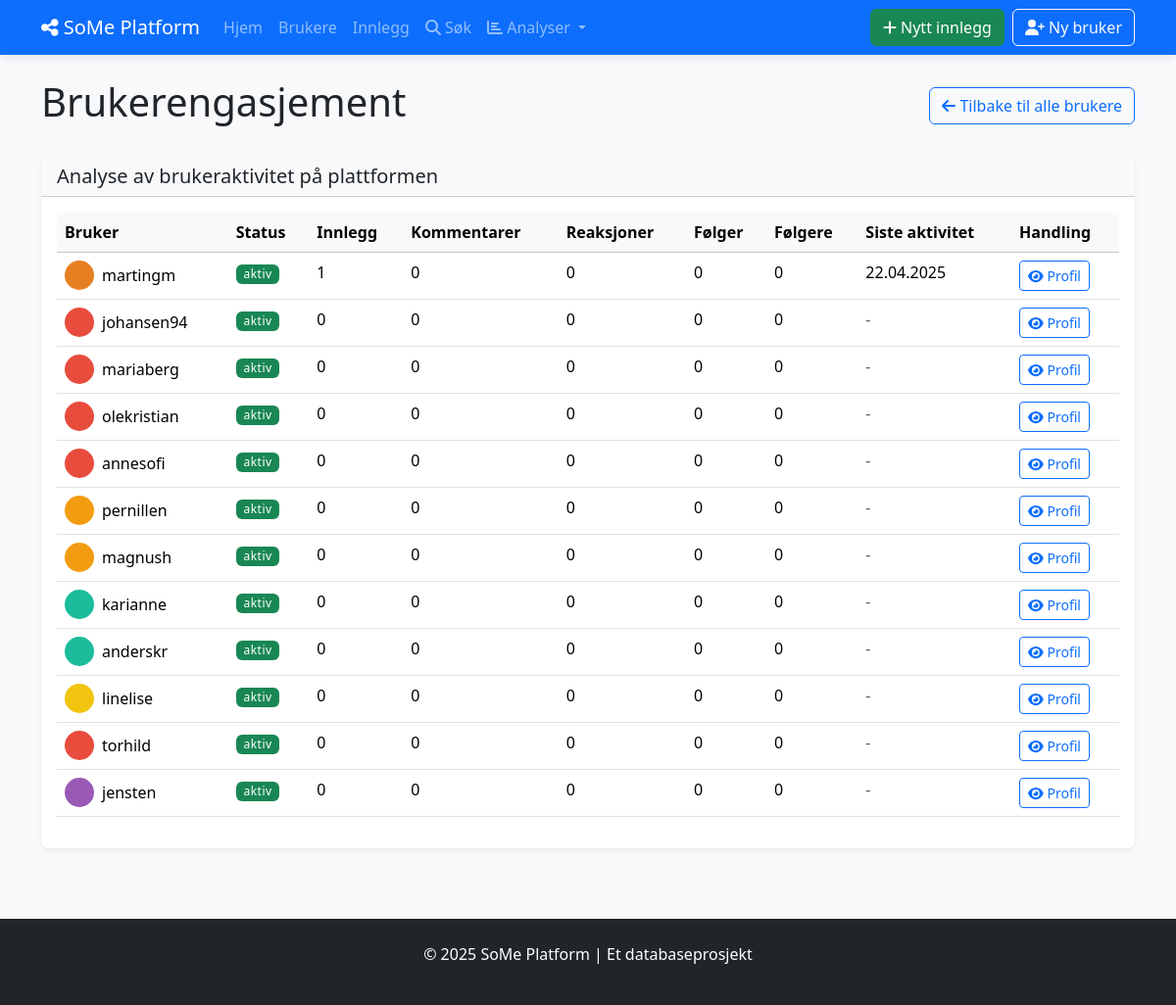
Screenshot of /user_engagement with the database file from the repository.
### tables this page shows
CREATE TABLE BRUKERE (
            bruker_id INTEGER PRIMARY KEY AUTOINCREMENT,
            brukernavn TEXT NOT NULL UNIQUE,
            epost TEXT NOT NULL UNIQUE,
            passord_hash TEXT NOT NULL,
            profilbilde TEXT,
            bio TEXT,
            registrerings_dato DATE NOT NULL DEFAULT CURRENT_DATE,
            fødselsdato DATE,
            status TEXT DEFAULT 'aktiv'
        );

### social_media_app/app.py (the view)
@app.route('/user_engagement')
def user_engagement():
    with Database() as db:
        users = db.fetchall("""
            SELECT
                b.bruker_id,
                b.brukernavn,
                b.profilbilde,
                b.status,
                COUNT(DISTINCT i.innlegg_id) AS antall_innlegg,
                COUNT(DISTINCT k.kommentar_id) AS antall_kommentarer,
                COUNT(DISTINCT r.reaksjon_id) AS antall_reaksjoner,
                COUNT(DISTINCT f.følge_id) AS antall_følger,
                (SELECT COUNT(*) FROM FØLGER WHERE følger_bruker_id = b.bruker_id) AS antall_følgere,
                MAX(i.opprettet_dato) AS siste_aktivitet
            FROM BRUKERE b
            LEFT JOIN INNLEGG i ON b.bruker_id = i.bruker_id
            LEFT JOIN KOMMENTARER k ON b.bruker_id = k.bruker_id
            LEFT JOIN REAKSJONER r ON b.bruker_id = r.bruker_id
            LEFT JOIN FØLGER f ON b.bruker_id = f.følger_id
            GROUP BY b.bruker_id
            ORDER BY (antall_innlegg + antall_kommentarer + antall_reaksjoner) DESC
        """)
        users = [format_date_fields(user, ['siste_aktivitet']) for user in users]
    return render_template('analytics/user_engagement.html', users=users)

### social_media_app/app.py (called while the page is built)
def format_date_fields(item, date_fields=None):
    if not item:
        return None
    if not isinstance(item, dict):
        item = dict(item)
    if date_fields:
        for field in date_fields:
            if field in item and item[field]:
                try:
                    if 'T' in item[field]:  # ISO format
                        item[field] = datetime.fromisoformat(item[field].replace('Z', '+00:00'))
                    else:  # SQLite default format
                        item[field] = datetime.strptime(item[field], '%Y-%m-%d %H:%M:%S')
                except (ValueError, TypeError):
                    try:
                        item[field] = datetime.strptime(item[field], '%Y-%m-%d')
                    except (ValueError, TypeError):
                        pass  # Keep original if parsing fails
    return item

### social_media_app/db_config.py (called while the page is built)
    def __enter__(self):
        return self

    def __exit__(self, exc_type, exc_val, exc_tb):
        self.cursor.close()
        if self.conn:
            self.conn.close()

    def fetchall(self, sql, params=None):
        self.cursor.execute(sql, params or ())
        return self.cursor.fetchall()

### social_media_app/templates/analytics/user_engagement.html (shortened to what this page needs)
{% extends "base.html" %}
{% block content %}
<div class="d-flex justify-content-between align-items-center mb-4">
    <h1>Brukerengasjement</h1>
    <a href="{{ url_for('list_users') }}" class="btn btn-outline-primary">
        <i class="fas fa-arrow-left"></i> Tilbake til alle brukere
    </a>
</div>
<div class="card shadow-sm mb-4">
    <div class="card-header bg-light">
        <h2 class="h5 mb-0">Analyse av brukeraktivitet på plattformen</h2>
    </div>
    <div class="card-body">
        {% if users %}
            <div class="table-responsive">
                <table class="table table-hover">
                    <thead class="table-light">
                        <tr>
                            <th>Bruker</th>
                            <th>Status</th>
                            <th>Innlegg</th>
                            <th>Kommentarer</th>
                            <th>Reaksjoner</th>
                            <th>Følger</th>
                            <th>Følgere</th>
                            <th>Siste aktivitet</th>
                            <th>Handling</th>
                        </tr>
                    </thead>
                    <tbody>
                        {% for user in users %}
                        <tr>
                            <td>
                                <div class="d-flex align-items-center">
                                    {% if user.profilbilde %}
                                        <img src="{{ url_for('static', filename='uploads/' + user.profilbilde) }}"
                                             alt="{{ user.brukernavn }}" class="rounded-circle me-2" width="30" height="30">
                                    {% else %}
                                        <div class="rounded-circle bg-secondary d-flex align-items-center justify-content-center me-2 rounded-circle-placeholder">
                                            <i class="fas fa-user fa-sm text-white"></i>
                                        </div>
                                    {% endif %}
                                    {{ user.brukernavn }}
                                </div>
                            </td>
                            <td>
                                <span class="badge {{ 'bg-success' if user.status == 'aktiv' else 'bg-secondary' }}">
                                    {{ user.status }}
                                </span>
                            </td>
                            <td>{{ user.antall_innlegg }}</td>
                            <td>{{ user.antall_kommentarer }}</td>
                            <td>{{ user.antall_reaksjoner }}</td>
                            <td>{{ user.antall_følger }}</td>
                            <td>{{ user.antall_følgere }}</td>
                            <td>
                                {% if user.siste_aktivitet %}
                                    {{ user.siste_aktivitet.strftime('%d.%m.%Y') }}
                                {% else %}
                                    <span class="text-muted">-</span>
                                {% endif %}
                            </td>
                            <td>
                                <a href="{{ url_for('view_user', user_id=user.bruker_id) }}" class="btn btn-sm btn-outline-primary">
                                    <i class="fas fa-eye"></i> Profil
                                </a>
                            </td>
                        </tr>
                        {% endfor %}
                    </tbody>
                </table>
            </div>
        {% else %}
            <div class="alert alert-info">
                Ingen brukere funnet.
            </div>
        {% endif %}
    </div>
</div>
{% endblock %}

### social_media_app/static/style.css (style rules this page uses)
body { background-color: #f8f9fa; min-height: 100vh; display: flex; flex-direction: column; }
.card { border-radius: 0.5rem; border: none; transition: transform 0.2s, box-shadow 0.2s; }
.card .rounded-circle { object-fit: cover; }
.badge { font-weight: 500; letter-spacing: 0.5px; }

### rows the page displays
BRUKERE: profilbilde (picture), brukernavn "martingm", status "aktiv", antall_innlegg "1", antall_kommentarer "0", antall_reaksjoner "0", antall_følger "0", antall_følgere "0", siste_aktivitet "22.04.2025"
BRUKERE: profilbilde (picture), brukernavn "johansen94", status "aktiv", antall_innlegg "0", antall_kommentarer "0", antall_reaksjoner "0", antall_følger "0", antall_følgere "0"
BRUKERE: profilbilde (picture), brukernavn "mariaberg", status "aktiv", antall_innlegg "0", antall_kommentarer "0", antall_reaksjoner "0", antall_følger "0", antall_følgere "0"
BRUKERE: profilbilde (picture), brukernavn "olekristian", status "aktiv", antall_innlegg "0", antall_kommentarer "0", antall_reaksjoner "0", antall_følger "0", antall_følgere "0"
BRUKERE: profilbilde (picture), brukernavn "annesofi", status "aktiv", antall_innlegg "0", antall_kommentarer "0", antall_reaksjoner "0", antall_følger "0", antall_følgere "0"
BRUKERE: profilbilde (picture), brukernavn "pernillen", status "aktiv", antall_innlegg "0", antall_kommentarer "0", antall_reaksjoner "0", antall_følger "0", antall_følgere "0"
BRUKERE: profilbilde (picture), brukernavn "magnush", status "aktiv", antall_innlegg "0", antall_kommentarer "0", antall_reaksjoner "0", antall_følger "0", antall_følgere "0"
BRUKERE: profilbilde (picture), brukernavn "karianne", status "aktiv", antall_innlegg "0", antall_kommentarer "0", antall_reaksjoner "0", antall_følger "0", antall_følgere "0"
BRUKERE: profilbilde (picture), brukernavn "anderskr", status "aktiv", antall_innlegg "0", antall_kommentarer "0", antall_reaksjoner "0", antall_følger "0", antall_følgere "0"
BRUKERE: profilbilde (picture), brukernavn "linelise", status "aktiv", antall_innlegg "0", antall_kommentarer "0", antall_reaksjoner "0", antall_følger "0", antall_følgere "0"
BRUKERE: profilbilde (picture), brukernavn "torhild", status "aktiv", antall_innlegg "0", antall_kommentarer "0", antall_reaksjoner "0", antall_følger "0", antall_følgere "0"
BRUKERE: profilbilde (picture), brukernavn "jensten", status "aktiv", antall_innlegg "0", antall_kommentarer "0", antall_reaksjoner "0", antall_følger "0", antall_følgere "0"
